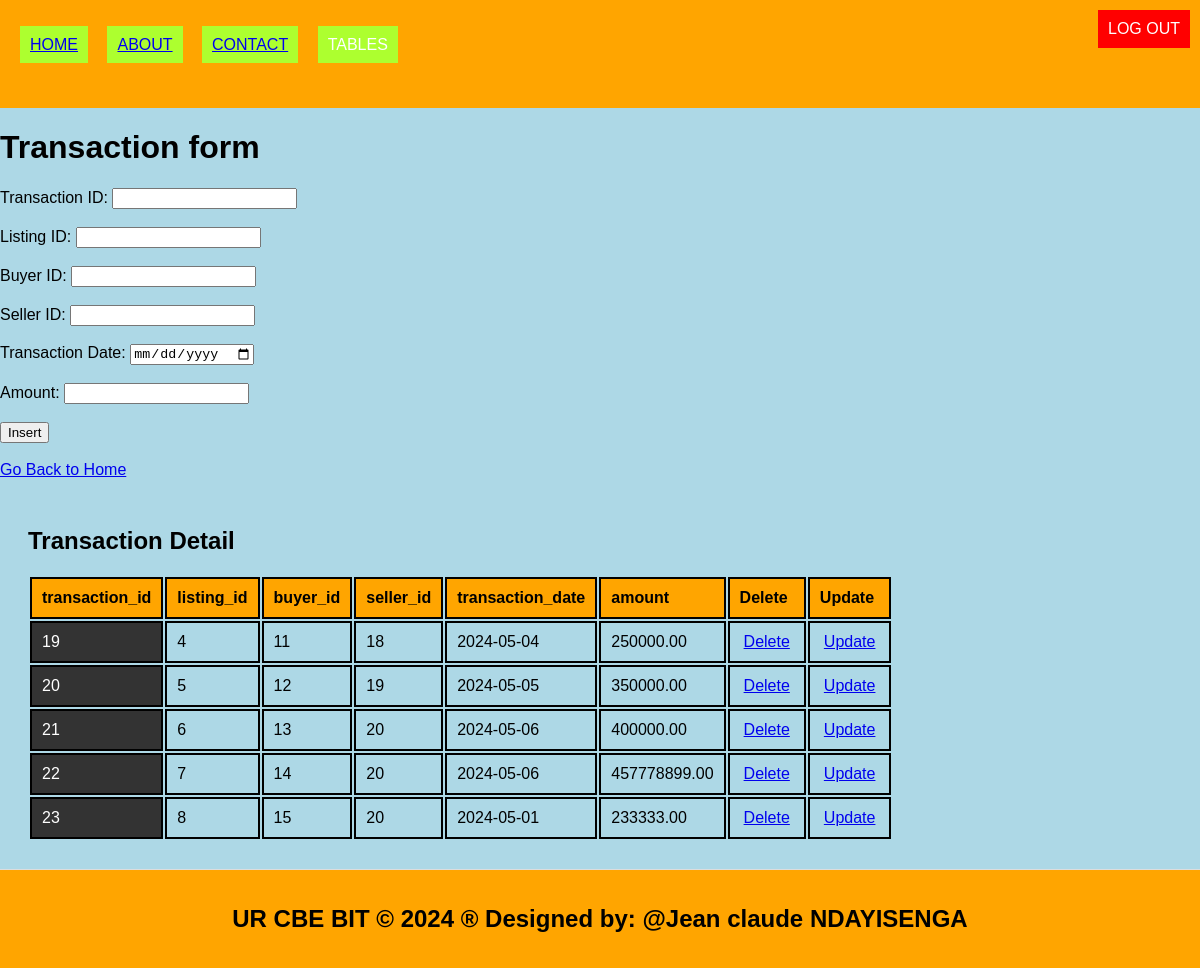
/transaction.php, run on the app's committed database.
### tables this page shows
CREATE TABLE `transaction` (
  `transaction_id` int(11) NOT NULL,
  `listing_id` int(11) DEFAULT NULL,
  `buyer_id` int(11) DEFAULT NULL,
  `seller_id` int(11) DEFAULT NULL,
  `transaction_date` date DEFAULT NULL,
  `amount` decimal(15,2) DEFAULT NULL
);

### transaction.php (the view, shortened to what this page needs)
<!DOCTYPE html>
<html lang="en">
<head>
  <link rel="stylesheet" type="text/css" href="style.css">
</head>
<body style="background-color: lightblue;">
  <header>
    <button onclick="window.location.href='logout.php'" style="position: absolute; top: 10px; right: 10px;">Logout</button>
    <ul style="list-style-type: none; padding: 0;">
      <li style="display: inline; margin-right: 10px;">
        <ul style="list-style-type: none; padding: 0;">
          <li style="display: inline; margin-right: 8px;padding: 10px; color: white; background-color: greenyellow; text-decoration: none; margin-right: 15px;"><a href="./home.html">HOME</a></li>
          <li style="display: inline; margin-right: 10px;padding: 10px; color: white; background-color: greenyellow; text-decoration: none; margin-right: 15px;"><a href="./about.html">ABOUT</a></li>
          <li style="display: inline; margin-right: 10px;padding: 10px; color: white; background-color: greenyellow; text-decoration: none; margin-right: 15px;"><a href="./contact.html">CONTACT</a></li>
          <li class="dropdown" style="display: inline;">
            <a href="#" style="padding: 10px; color: white; background-color: greenyellow; text-decoration: none; margin-right: 15px;"> TABLES </a>
          </li>
        </ul>
      </li>
    </ul>
    <a class="logout"href="logout.php" style="padding: 10px; color: white; background: red; text-decoration: none;">LOG OUT</a>
  </header>
  <body style="background-color: yellowgreen;">
    <h1>Transaction form</h1>
    <form method="post" onsubmit="return confirmInsert();">
      <label for="transaction_id">Transaction ID:</label>
      <input type="number" id="transaction_id" name="transaction_id" required><br><br>
      <label for="listing_id">Listing ID:</label>
      <input type="number" id="listing_id" name="listing_id" required><br><br>
      <label for="buyer_id">Buyer ID:</label>
      <input type="number" id="buyer_id" name="buyer_id" required><br><br>
      <label for="seller_id">Seller ID:</label>
      <input type="number" id="seller_id" name="seller_id" required><br><br>
      <label for="transaction_date">Transaction Date:</label>
      <input type="date" id="transaction_date" name="transaction_date" required><br><br>
      <label for="amount">Amount:</label>
      <input type="number" id="amount" name="amount" required><br><br>
      <input type="submit" name="add" value="Insert"><br><br>
      <a href="./home.html">Go Back to Home</a>
    </form>
    <?php
    include('database_connection.php');
    ?>
    <section>
      <h2>Transaction Detail</h2>
      <table>
        <tr>
          <th>transaction_id </th>
          <th>listing_id</th>
          <th>buyer_id </th>
          <th>seller_id</th>
          <th>transaction_date</th>
          <th>amount</th>
          <th>Delete</th>
          <th>Update</th>
        </tr>
        <?php
        $sql = "SELECT * FROM transaction";
        $result = $connection->query($sql);
        if ($result->num_rows > 0) {
          while ($row = $result->fetch_assoc()) {
            echo "<tr>
              <td>{$row['transaction_id']}</td>
              <td>{$row['listing_id']}</td>
              <td>{$row['buyer_id']}</td>
              <td>{$row['seller_id']}</td>
              <td>{$row['transaction_date']}</td>
              <td>{$row['amount']}</td>
              <td><a style='padding:4px' href='delete_transaction.php?transaction_id={$row['transaction_id']}'>Delete</a></td>
              <td><a style='padding:4px' href='update_transaction.php?transaction_id={$row['transaction_id']}'>Update</a></td>
            </tr>";
          }
        } else {
          echo "<tr><td colspan='8'>No data found</td></tr>";
        }
        ?>
      </table>
    </section>
    <footer>
      <h2>UR CBE BIT &copy; 2024 &reg; Designed by: @Jean claude NDAYISENGA</h2>
    </footer>
  </body>
</html>

### style.css (style rules this page uses)
body { font-family: Arial, sans-serif; margin: 0; padding: 0; }
.dropdown { position: relative; display: none; margin-right: 15px; }
body { font-family: Arial,sans-serif; margin:0; padding:0; }
header { background-color:orange; padding: 20px; }
footer { text-align: center; padding: 15px; background-color:orange; }
.dropdown { position: right; display:right; direction:rtl; }
section { padding:28px; border-bottom: 1px solid #ddd; }

### transaction.php (style rules this page uses)
.logout { position: absolute; top: 10px; right: 10px; }
table { width: 75%; border-collapse: revert; }
td:first-child { background-color: #333333; color: #ffffff; }
td { padding: 8px; border-bottom: 1px solid #dddddd; }
th, td { border: 2px solid black; padding: 10px; text-align: left; }
th { background-color: orange; }

### data on the page
transaction: transaction_id "19", listing "4", buyer "11", seller "18", transaction_date "2024-05-04", amount "250000.00"
transaction: transaction_id "20", listing "5", buyer "12", seller "19", transaction_date "2024-05-05", amount "350000.00"
transaction: transaction_id "21", listing "6", buyer "13", seller "20", transaction_date "2024-05-06", amount "400000.00"
transaction: transaction_id "22", listing "7", buyer "14", seller "20", transaction_date "2024-05-06", amount "457778899.00"
transaction: transaction_id "23", listing "8", buyer "15", seller "20", transaction_date "2024-05-01", amount "233333.00"
